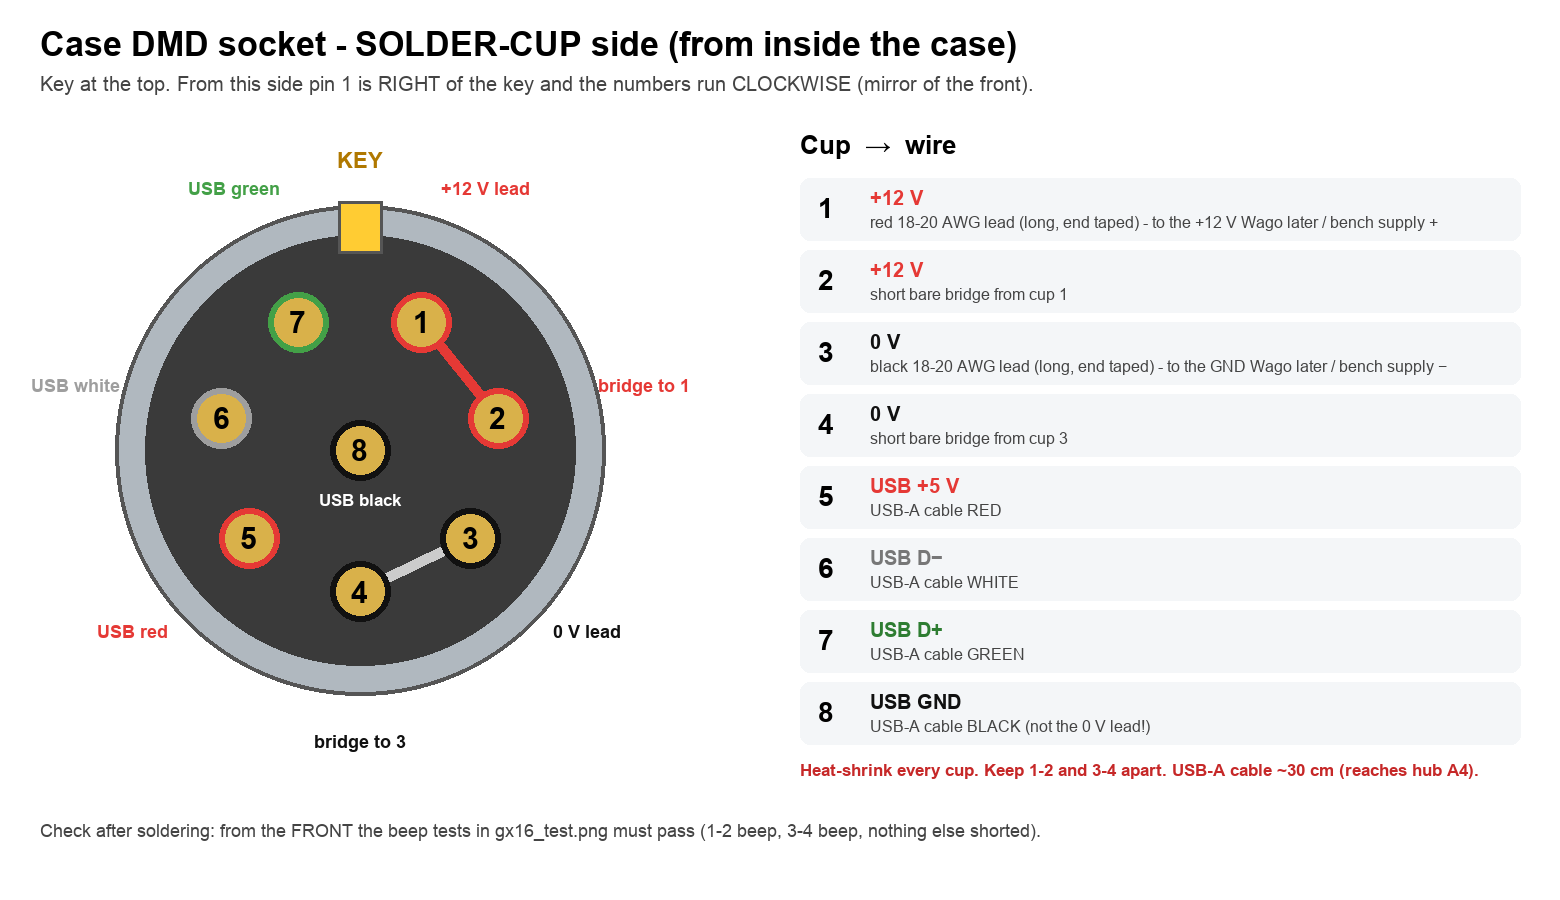

Write Python code to recreate this figure.
#!/usr/bin/env python3
"""Case DMD socket (GX16-8) seen from the SOLDER-CUP side, with what goes in each cup. Run: python3 docs/gx16_case_solder.py"""
import math
from PIL import Image, ImageDraw, ImageFont
W, H = 1560, 900
im = Image.new("RGB", (W, H), "white"); d = ImageDraw.Draw(im)
def F(s, b=False):
    for p in (["/System/Library/Fonts/Supplemental/Arial Bold.ttf"] if b else []) + ["/System/Library/Fonts/Supplemental/Arial.ttf"]:
        try: return ImageFont.truetype(p, s)
        except OSError: pass
    return ImageFont.load_default()
d.text((40, 25), "Case DMD socket - SOLDER-CUP side (from inside the case)", font=F(34, True), fill="black")
d.text((40, 72), "Key at the top. From this side pin 1 is RIGHT of the key and the numbers run CLOCKWISE (mirror of the front).", font=F(20), fill="#444")
cx, cy, R = 360, 450, 215
d.ellipse([cx-R-30, cy-R-30, cx+R+30, cy+R+30], fill="#b0b8bf", outline="#555", width=4)
d.ellipse([cx-R, cy-R, cx+R, cy+R], fill="#3a3a3a")
d.rectangle([cx-22, cy-R-34, cx+22, cy-R+18], fill="#ffcc33", outline="#555", width=3)
d.text((cx, cy-R-75), "KEY", font=F(22, True), fill="#b07800", anchor="mm")
WIRE = {1: ("#e53935", "+12 V lead"), 2: ("#e53935", "bridge to 1"), 3: ("#111111", "0 V lead"), 4: ("#111111", "bridge to 3"),
        5: ("#e53935", "USB red"), 6: ("#9e9e9e", "USB white"), 7: ("#43a047", "USB green"), 8: ("#111111", "USB black")}
pos = {}
for i in range(7):
    a = math.radians(-90 + 360 / 7 * (i + 0.5))          # solder side: pin 1 right of the key, clockwise
    pos[i + 1] = (cx + 0.66 * R * math.cos(a), cy + 0.66 * R * math.sin(a))
pos[8] = (cx, cy)
d.line([pos[1], pos[2]], fill="#e53935", width=10); d.line([pos[3], pos[4]], fill="#cccccc", width=10)
for n, (x, y) in pos.items():
    c, lab = WIRE[n]
    d.ellipse([x-30, y-30, x+30, y+30], fill="#d9b14a", outline=c, width=6)
    d.text((x, y), str(n), font=F(30, True), fill="black", anchor="mm")
    if n == 8: d.text((cx, cy+50), lab, font=F(17, True), fill="white", anchor="mm"); continue
    lx, ly = cx + (x - cx) * 2.05, cy + (y - cy) * 2.05
    d.text((lx, ly), lab, font=F(18, True), fill=c if c != "#111111" else "#111", anchor="mm")
x0, y = 800, 130
d.text((x0, y), "Cup  →  wire", font=F(26, True), fill="black"); y += 48
ROWS = [("1", "+12 V", "red 18-20 AWG lead (long, end taped) - to the +12 V Wago later / bench supply +", "#e53935"),
        ("2", "+12 V", "short bare bridge from cup 1", "#e53935"),
        ("3", "0 V", "black 18-20 AWG lead (long, end taped) - to the GND Wago later / bench supply −", "#111"),
        ("4", "0 V", "short bare bridge from cup 3", "#111"),
        ("5", "USB +5 V", "USB-A cable RED", "#e53935"),
        ("6", "USB D−", "USB-A cable WHITE", "#777"),
        ("7", "USB D+", "USB-A cable GREEN", "#2e7d32"),
        ("8", "USB GND", "USB-A cable BLACK (not the 0 V lead!)", "#111")]
for n, sig, wire, c in ROWS:
    d.rounded_rectangle([x0, y, W-40, y+62], 10, fill="#f4f6f8")
    d.text((x0+18, y+14), n, font=F(28, True), fill="black")
    d.text((x0+70, y+8), sig, font=F(20, True), fill=c)
    d.text((x0+70, y+35), wire, font=F(16), fill="#444")
    y += 72
d.text((x0, y+6), "Heat-shrink every cup. Keep 1-2 and 3-4 apart. USB-A cable ~30 cm (reaches hub A4).", font=F(17, True), fill="#c62828")
d.text((40, 820), "Check after soldering: from the FRONT the beep tests in gx16_test.png must pass (1-2 beep, 3-4 beep, nothing else shorted).", font=F(18), fill="#444")
im.save(__file__.replace(".py", ".png"))
